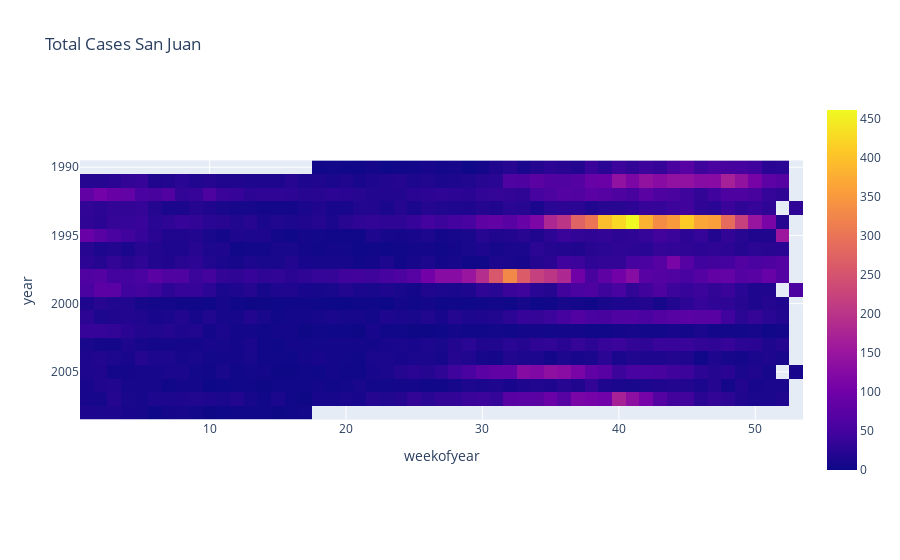

Notebook cell for this chart:
### Code cell
sj = labels_sj.groupby(["year", "weekofyear"]).mean(numeric_only=True).unstack().sort_index(ascending=False)
sj.columns = sj.columns.droplevel()
fig = px.imshow(sj, title="Total Cases San Juan")
fig.show()

### Figure 1 — Plotly figure (JSON) as saved in the notebook; plotly's stock layout.template omitted (floating-point values rounded to 4 significant figures; data arrays with more than 128 entries replaced by an {"elided": "..."} marker saying what was removed)
{"data": [{"coloraxis": "coloraxis", "hovertemplate": "weekofyear: %{x}<br>year: %{y}<br>color: %{z}<extra></extra>", "name": "0", "type": "heatmap", "x": [1, 2, 3, 4, 5, 6, 7, 8, 9, 10, 11, 12, 13, 14, 15, 16, 17, 18, 19, 20, 21, 22, 23, 24, 25, 26, 27, 28, 29, 30, 31, 32, 33, 34, 35, 36, 37, 38, 39, 40, 41, 42, 43, 44, 45, 46, 47, 48, 49, 50, 51, 52, 53], "xaxis": "x", "y": [2008, 2007, 2006, 2005, 2004, 2003, 2002, 2001, 2000, 1999, 1998, 1997, 1996, 1995, 1994, 1993, 1992, 1991, 1990], "yaxis": "y", "z": {"elided": "19x53 int values"}}], "layout": {"coloraxis": {"colorscale": [[0, "#0d0887"], [0.1111, "#46039f"], [0.2222, "#7201a8"], [0.3333, "#9c179e"], [0.4444, "#bd3786"], [0.5556, "#d8576b"], [0.6667, "#ed7953"], [0.7778, "#fb9f3a"], [0.8889, "#fdca26"], [1, "#f0f921"]]}, "title": {"text": "Total Cases San Juan"}, "xaxis": {"anchor": "y", "constrain": "domain", "domain": [0, 1], "scaleanchor": "y", "title": {"text": "weekofyear"}}, "yaxis": {"anchor": "x", "autorange": "reversed", "constrain": "domain", "domain": [0, 1], "title": {"text": "year"}}}}
